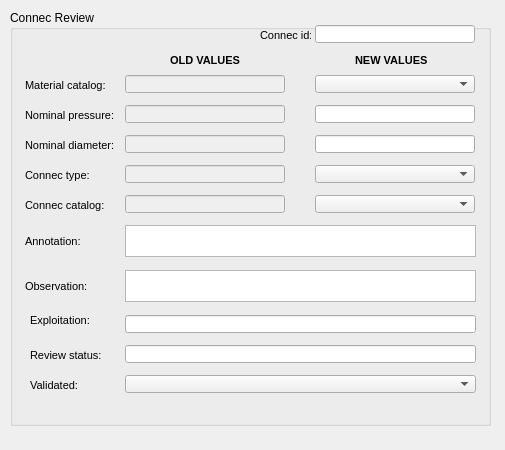
<?xml version="1.0" encoding="UTF-8"?>
<ui version="4.0">
 <class>review_audit_connec</class>
 <widget class="QDialog" name="review_audit_connec">
  <property name="geometry">
   <rect>
    <x>0</x>
    <y>0</y>
    <width>505</width>
    <height>450</height>
   </rect>
  </property>
  <property name="windowTitle">
   <string>Review audit connec</string>
  </property>
  <widget class="QGroupBox" name="groupBox">
   <property name="geometry">
    <rect>
     <x>10</x>
     <y>10</y>
     <width>481</width>
     <height>416</height>
    </rect>
   </property>
   <property name="title">
    <string>Connec Review</string>
   </property>
   <widget class="QLineEdit" name="connec_id">
    <property name="enabled">
     <bool>true</bool>
    </property>
    <property name="geometry">
     <rect>
      <x>305</x>
      <y>15</y>
      <width>160</width>
      <height>18</height>
     </rect>
    </property>
    <property name="font">
     <font>
      <family>Arial</family>
      <italic>false</italic>
     </font>
    </property>
    <property name="text">
     <string/>
    </property>
    <property name="maxLength">
     <number>500</number>
    </property>
    <property name="echoMode">
     <enum>QLineEdit::Normal</enum>
    </property>
   </widget>
   <widget class="QLabel" name="id_label">
    <property name="geometry">
     <rect>
      <x>250</x>
      <y>15</y>
      <width>51</width>
      <height>21</height>
     </rect>
    </property>
    <property name="font">
     <font>
      <family>Arial</family>
      <pointsize>8</pointsize>
      <weight>50</weight>
      <bold>false</bold>
     </font>
    </property>
    <property name="text">
     <string>Connec id:</string>
    </property>
   </widget>
   <widget class="QLabel" name="old_values">
    <property name="geometry">
     <rect>
      <x>160</x>
      <y>40</y>
      <width>91</width>
      <height>21</height>
     </rect>
    </property>
    <property name="font">
     <font>
      <family>Arial</family>
      <pointsize>8</pointsize>
      <weight>75</weight>
      <bold>true</bold>
     </font>
    </property>
    <property name="text">
     <string>OLD VALUES</string>
    </property>
   </widget>
   <widget class="QLabel" name="new_values">
    <property name="geometry">
     <rect>
      <x>345</x>
      <y>40</y>
      <width>91</width>
      <height>21</height>
     </rect>
    </property>
    <property name="font">
     <font>
      <family>Arial</family>
      <pointsize>8</pointsize>
      <weight>75</weight>
      <bold>true</bold>
     </font>
    </property>
    <property name="text">
     <string>NEW VALUES</string>
    </property>
   </widget>
   <widget class="QLabel" name="label_annotation">
    <property name="geometry">
     <rect>
      <x>15</x>
      <y>220</y>
      <width>91</width>
      <height>22</height>
     </rect>
    </property>
    <property name="font">
     <font>
      <pointsize>8</pointsize>
     </font>
    </property>
    <property name="frameShape">
     <enum>QFrame::NoFrame</enum>
    </property>
    <property name="frameShadow">
     <enum>QFrame::Plain</enum>
    </property>
    <property name="text">
     <string>Annotation:</string>
    </property>
    <property name="textFormat">
     <enum>Qt::AutoText</enum>
    </property>
    <property name="scaledContents">
     <bool>false</bool>
    </property>
    <property name="alignment">
     <set>Qt::AlignLeading|Qt::AlignLeft|Qt::AlignVCenter</set>
    </property>
    <property name="margin">
     <number>3</number>
    </property>
   </widget>
   <widget class="QTextEdit" name="annotation">
    <property name="geometry">
     <rect>
      <x>115</x>
      <y>215</y>
      <width>351</width>
      <height>32</height>
     </rect>
    </property>
    <property name="frameShape">
     <enum>QFrame::StyledPanel</enum>
    </property>
    <property name="frameShadow">
     <enum>QFrame::Raised</enum>
    </property>
   </widget>
   <widget class="QLabel" name="label_observ">
    <property name="geometry">
     <rect>
      <x>15</x>
      <y>265</y>
      <width>90</width>
      <height>22</height>
     </rect>
    </property>
    <property name="font">
     <font>
      <pointsize>8</pointsize>
     </font>
    </property>
    <property name="frameShape">
     <enum>QFrame::NoFrame</enum>
    </property>
    <property name="frameShadow">
     <enum>QFrame::Plain</enum>
    </property>
    <property name="text">
     <string>Observation:</string>
    </property>
    <property name="textFormat">
     <enum>Qt::AutoText</enum>
    </property>
    <property name="scaledContents">
     <bool>false</bool>
    </property>
    <property name="alignment">
     <set>Qt::AlignLeading|Qt::AlignLeft|Qt::AlignVCenter</set>
    </property>
    <property name="margin">
     <number>3</number>
    </property>
   </widget>
   <widget class="QTextEdit" name="observ">
    <property name="geometry">
     <rect>
      <x>115</x>
      <y>260</y>
      <width>351</width>
      <height>32</height>
     </rect>
    </property>
   </widget>
   <widget class="QLabel" name="label_exploitation">
    <property name="geometry">
     <rect>
      <x>20</x>
      <y>300</y>
      <width>71</width>
      <height>21</height>
     </rect>
    </property>
    <property name="font">
     <font>
      <family>Arial</family>
      <pointsize>8</pointsize>
      <weight>50</weight>
      <bold>false</bold>
     </font>
    </property>
    <property name="text">
     <string>Exploitation: </string>
    </property>
   </widget>
   <widget class="QLineEdit" name="old_dnom">
    <property name="enabled">
     <bool>false</bool>
    </property>
    <property name="geometry">
     <rect>
      <x>115</x>
      <y>125</y>
      <width>160</width>
      <height>18</height>
     </rect>
    </property>
    <property name="styleSheet">
     <string notr="true"/>
    </property>
   </widget>
   <widget class="QLabel" name="label_dnom">
    <property name="geometry">
     <rect>
      <x>15</x>
      <y>125</y>
      <width>91</width>
      <height>21</height>
     </rect>
    </property>
    <property name="font">
     <font>
      <family>Arial</family>
      <pointsize>8</pointsize>
      <weight>50</weight>
      <bold>false</bold>
     </font>
    </property>
    <property name="text">
     <string>Nominal diameter:</string>
    </property>
   </widget>
   <widget class="QLineEdit" name="old_pnom">
    <property name="enabled">
     <bool>false</bool>
    </property>
    <property name="geometry">
     <rect>
      <x>115</x>
      <y>95</y>
      <width>160</width>
      <height>18</height>
     </rect>
    </property>
    <property name="styleSheet">
     <string notr="true"/>
    </property>
   </widget>
   <widget class="QLabel" name="label_pnom">
    <property name="geometry">
     <rect>
      <x>15</x>
      <y>95</y>
      <width>91</width>
      <height>21</height>
     </rect>
    </property>
    <property name="font">
     <font>
      <family>Arial</family>
      <pointsize>8</pointsize>
      <weight>50</weight>
      <bold>false</bold>
     </font>
    </property>
    <property name="text">
     <string>Nominal pressure:</string>
    </property>
   </widget>
   <widget class="QLineEdit" name="new_dnom">
    <property name="geometry">
     <rect>
      <x>305</x>
      <y>125</y>
      <width>160</width>
      <height>18</height>
     </rect>
    </property>
    <property name="styleSheet">
     <string notr="true"/>
    </property>
   </widget>
   <widget class="QLineEdit" name="new_pnom">
    <property name="geometry">
     <rect>
      <x>305</x>
      <y>95</y>
      <width>160</width>
      <height>18</height>
     </rect>
    </property>
    <property name="styleSheet">
     <string notr="true"/>
    </property>
   </widget>
  </widget>
  <widget class="QLabel" name="label_material_catalog">
   <property name="geometry">
    <rect>
     <x>25</x>
     <y>75</y>
     <width>91</width>
     <height>21</height>
    </rect>
   </property>
   <property name="font">
    <font>
     <family>Arial</family>
     <pointsize>8</pointsize>
     <weight>50</weight>
     <bold>false</bold>
    </font>
   </property>
   <property name="text">
    <string>Material catalog:</string>
   </property>
  </widget>
  <widget class="QComboBox" name="new_matcat_id">
   <property name="geometry">
    <rect>
     <x>315</x>
     <y>75</y>
     <width>160</width>
     <height>18</height>
    </rect>
   </property>
   <property name="frame">
    <bool>true</bool>
   </property>
  </widget>
  <widget class="QLabel" name="label_connec_catalog">
   <property name="geometry">
    <rect>
     <x>25</x>
     <y>195</y>
     <width>91</width>
     <height>21</height>
    </rect>
   </property>
   <property name="font">
    <font>
     <family>Arial</family>
     <pointsize>8</pointsize>
     <weight>50</weight>
     <bold>false</bold>
    </font>
   </property>
   <property name="text">
    <string>Connec catalog:</string>
   </property>
  </widget>
  <widget class="QComboBox" name="new_connecat_id">
   <property name="geometry">
    <rect>
     <x>315</x>
     <y>195</y>
     <width>160</width>
     <height>18</height>
    </rect>
   </property>
   <property name="frame">
    <bool>true</bool>
   </property>
  </widget>
  <widget class="QLineEdit" name="expl_id">
   <property name="geometry">
    <rect>
     <x>125</x>
     <y>315</y>
     <width>351</width>
     <height>18</height>
    </rect>
   </property>
   <property name="styleSheet">
    <string notr="true"/>
   </property>
  </widget>
  <widget class="QLineEdit" name="review_status_id">
   <property name="geometry">
    <rect>
     <x>125</x>
     <y>345</y>
     <width>351</width>
     <height>18</height>
    </rect>
   </property>
   <property name="styleSheet">
    <string notr="true"/>
   </property>
  </widget>
  <widget class="QLabel" name="label_review_status">
   <property name="geometry">
    <rect>
     <x>30</x>
     <y>345</y>
     <width>86</width>
     <height>21</height>
    </rect>
   </property>
   <property name="font">
    <font>
     <family>Arial</family>
     <pointsize>8</pointsize>
     <weight>50</weight>
     <bold>false</bold>
    </font>
   </property>
   <property name="text">
    <string>Review status:</string>
   </property>
  </widget>
  <widget class="QComboBox" name="is_validated">
   <property name="geometry">
    <rect>
     <x>125</x>
     <y>375</y>
     <width>351</width>
     <height>18</height>
    </rect>
   </property>
   <property name="frame">
    <bool>true</bool>
   </property>
  </widget>
  <widget class="QLabel" name="label_review_status_2">
   <property name="geometry">
    <rect>
     <x>30</x>
     <y>375</y>
     <width>51</width>
     <height>21</height>
    </rect>
   </property>
   <property name="font">
    <font>
     <family>Arial</family>
     <pointsize>8</pointsize>
     <weight>50</weight>
     <bold>false</bold>
    </font>
   </property>
   <property name="text">
    <string>Validated:</string>
   </property>
  </widget>
  <widget class="QComboBox" name="new_connectype_id">
   <property name="geometry">
    <rect>
     <x>315</x>
     <y>165</y>
     <width>160</width>
     <height>18</height>
    </rect>
   </property>
   <property name="frame">
    <bool>true</bool>
   </property>
  </widget>
  <widget class="QLabel" name="label_connec_type">
   <property name="geometry">
    <rect>
     <x>25</x>
     <y>165</y>
     <width>91</width>
     <height>21</height>
    </rect>
   </property>
   <property name="font">
    <font>
     <family>Arial</family>
     <pointsize>8</pointsize>
     <weight>50</weight>
     <bold>false</bold>
    </font>
   </property>
   <property name="text">
    <string>Connec type:</string>
   </property>
  </widget>
  <widget class="QLineEdit" name="old_matcat_id">
   <property name="enabled">
    <bool>false</bool>
   </property>
   <property name="geometry">
    <rect>
     <x>125</x>
     <y>75</y>
     <width>160</width>
     <height>18</height>
    </rect>
   </property>
   <property name="styleSheet">
    <string notr="true"/>
   </property>
  </widget>
  <widget class="QLineEdit" name="old_connectype_id">
   <property name="enabled">
    <bool>false</bool>
   </property>
   <property name="geometry">
    <rect>
     <x>125</x>
     <y>165</y>
     <width>160</width>
     <height>18</height>
    </rect>
   </property>
   <property name="styleSheet">
    <string notr="true"/>
   </property>
  </widget>
  <widget class="QLineEdit" name="old_connecat_id">
   <property name="enabled">
    <bool>false</bool>
   </property>
   <property name="geometry">
    <rect>
     <x>125</x>
     <y>195</y>
     <width>160</width>
     <height>18</height>
    </rect>
   </property>
   <property name="styleSheet">
    <string notr="true"/>
   </property>
  </widget>
 </widget>
 <resources/>
 <connections/>
</ui>
